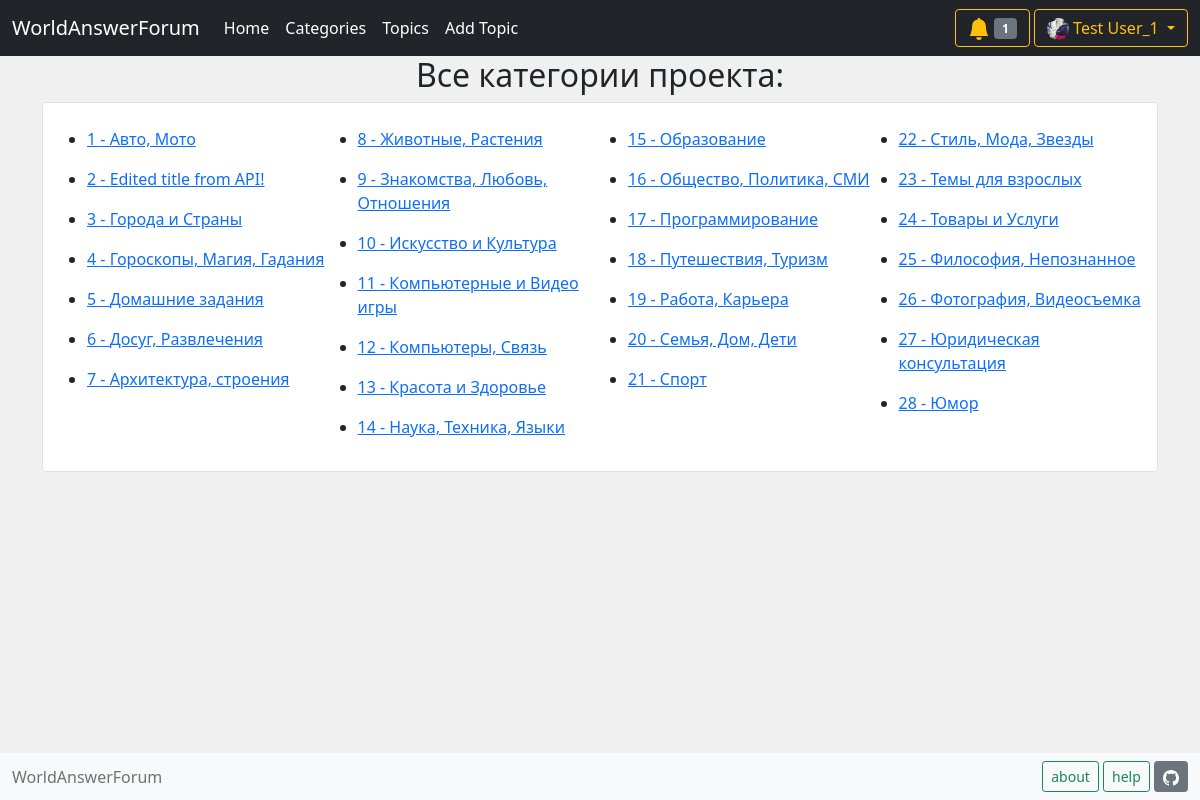
Page /categories (signed in) on the committed database.
### data/user.py (models this page shows, shortened)
class User(SqlAlchemyBase, UserMixin, SerializerMixin):
    __tablename__ = 'users'
    id = sqlalchemy.Column(
        sqlalchemy.Integer, autoincrement=True,
        primary_key=True, nullable=False)
    name = sqlalchemy.Column(sqlalchemy.String, nullable=False)
    email = sqlalchemy.Column(
        sqlalchemy.String, index=True, unique=True, nullable=True)
    hashed_password = sqlalchemy.Column(
        sqlalchemy.String, nullable=False)
    role_id = sqlalchemy.Column(
        sqlalchemy.Integer, sqlalchemy.ForeignKey('roles.id'), default=1)
    about = sqlalchemy.Column(sqlalchemy.String)
    area = sqlalchemy.Column(sqlalchemy.String)
    profile_img = sqlalchemy.Column(sqlalchemy.String)
    apikey = sqlalchemy.Column(sqlalchemy.String, unique=True)
    role = orm.relation('Role')
    notifies = orm.relation('Notify', back_populates='user', lazy='subquery')

### data/category.py (models this page shows, shortened)
class Category(SqlAlchemyBase, SerializerMixin):
    __tablename__ = 'category'
    id = sqlalchemy.Column(
        sqlalchemy.Integer, autoincrement=True,
        primary_key=True, nullable=False)
    title = sqlalchemy.Column(
        sqlalchemy.String, unique=True, nullable=False)

### main.py (the view)
@app.route("/categories")
def all_categories():
    db_sess = db_session.create_session()
    categories = list(db_sess.query(Category).all())
    four_category_lists = \
        [categories[len(categories) // 4 * i:len(categories) // 4 * (i + 1)]
         for i in range(4)]
    return render_template(
        "categories.html",
        four_category_lists=four_category_lists)

### data/db_session.py (called while the page is built)
def create_session() -> Session:
    global __factory
    return __factory()

### main.py (called while the page is built)
@login_manager.user_loader
def load_user(user_id):
    db_sess = db_session.create_session()
    return db_sess.query(User).get(user_id)

def get_notifies_num():
    db_sess = db_session.create_session()
    notifies = db_sess.query(Notify).filter(
        Notify.user_id == current_user.id)
    return len(list(notifies))

### templates/categories.html
{% extends "base.html" %}
{% block content %}
<h2 style="text-align: center;">Все категории проекта:</h2>
<div class="col-md6 border rounded" style="background-color: #fff;border: 1px solid #e0e0e0;">
    <ul>
        <div class="container">
            <div class="row">
                {% for category_list in four_category_lists %}
                <div class="col-sm"><br>
                    {% for category in category_list %}
                    <li>
                        <div class="sidenav">
                            <p><a href="/topics/{{ category.id }}">
                                {{ category.id }} - {{ category.title }}
                            </a></p>
                        </div>
                    </li>
                    {% endfor %}
                </div>
                {% endfor %}
            </div>
        </div>
    </ul>
</div>
{% endblock %}

### templates/base.html (shortened to what this page needs)
<!DOCTYPE html>
<html lang="en">
<head>
    <link href="https://cdn.jsdelivr.net/npm/bootstrap@5.0.0-beta1/dist/css/bootstrap.min.css"
          rel="stylesheet"
>
</head>
<body>
    {% set title = "WorldAnswerForum" %}
    <header>
        <nav class="navbar navbar-expand-lg navbar-dark bg-dark">
          <div class="container-fluid">
            <a class="navbar-brand" href="/">{{ title }}</a>
            <div class="collapse navbar-collapse" id="navbarSupportedContent">
              <ul class="navbar-nav me-auto my-2 my-lg-0 navbar-nav-scroll" style="--bs-scroll-height: 100px;">
                <li class="nav-item">
                  <a class="nav-link active" aria-current="page" href="/">Home</a>
                </li>
                <li class="nav-item">
                  <a class="nav-link active" href="/categories">Categories</a>
                </li>
                <li class="nav-item">
                  <a class="nav-link active" href="/topics/0">Topics</a>
                </li>
                <li class="nav-item">
                  {% if current_user.is_authenticated %}
                  <a class="nav-link active" href="/add_topic">Add Topic</a>
                  {% else %}
                  <a class="nav-link active" href="/login">Add Topic</a>
                  {% endif %}
                </li>
              </ul>
              <form class="d-flex">
                {% if current_user.is_authenticated %}
                <div class="btn-group"><div>
                  <button type="button" class="btn btn-outline-warning" data-bs-toggle="dropdown" data-bs-display="static" aria-expanded="false">
                    {% if current_user.notifies %}
                    <svg xmlns="http://www.w3.org/2000/svg" width="22" height="22" fill="currentColor" class="bi bi-bell-fill" viewBox="0 0 16 16">
                      <path d="M8 16a2 2 0 0 0 2-2H6a2 2 0 0 0 2 2zm.995-14.901a1 1 0 1 0-1.99 0A5.002 5.002 0 0 0 3 6c0 1.098-.5 6-2 7h14c-1.5-1-2-5.902-2-7 0-2.42-1.72-4.44-4.005-4.901z"/>
                    </svg>
                      <span class="badge bg-secondary">{{ get_notifies_num() }}</span>
                    {% endif %}
                  </button>
                  <button type="button" class="btn btn-outline-warning dropdown-toggle" data-bs-toggle="dropdown" data-bs-display="static" aria-expanded="false">
                    {% if current_user.profile_img %}
                    <img src="/{{ current_user.profile_img }}" width="22" height="22" style="border-radius: 100px;">
                    {% else %}
                    <img src="https://encrypted-tbn0.gstatic.com/images?q=tbn:ANd9GcRxmwWDfc034Ea1LFCRRg__dQtvJQBpkRAKgA&usqp=CAU" width="22" height="22" style="border-radius: 100px;">
                    {% endif %}
                    {{ current_user.name }}
                  </button>
                </div></div>
                {% else %}
                <div>
                  <a class="btn btn-outline-info" href="/register">Register</a>
                  <a class="btn btn-outline-warning" href="/login">Log in</a>
                </div>
                {% endif %}
              </form>
            </div>
          </div>
        </nav>
    </header>
    <main role="main" class="container">
        {% block content %}{% endblock %}
    </main>
    <nav class="navbar fixed-bottom navbar-light bg-light">
      <div class="container-fluid">
        <div>
          <span class="navbar-text">
              {{ title }}
          </span>
         </div>
        <div>
          <button type="button" class="btn btn-outline-success btn-sm" data-bs-toggle="modal" data-bs-target="#AboutModal">
            about
          </button>
          <a class="btn btn-outline-success btn-sm" href="/question">help</a>
          <a class="btn btn-secondary btn-sm" href="https://github.com/Hamjoshua/YL_Flask_Project">
          </a>
        </div>
      </div>
    </nav>
</body>
</html>

### templates/base.html (style rules this page uses)
body { background-color: #f0f0f0; }

### rows in the picture
User: id "1", profile_img (picture), name "Test User_1"
Category: id "1", title "Авто, Мото"
Category: id "2", title "Edited title from API!"
Category: id "3", title "Города и Страны"
Category: id "4", title "Гороскопы, Магия, Гадания"
Category: id "5", title "Домашние задания"
Category: id "6", title "Досуг, Развлечения"
Category: id "7", title "Архитектура, строения"
Category: id "8", title "Животные, Растения"
Category: id "9", title "Знакомства, Любовь, Отношения"
Category: id "10", title "Искусство и Культура"
Category: id "11", title "Компьютерные и Видео игры"
Category: id "12", title "Компьютеры, Связь"
Category: id "13", title "Красота и Здоровье"
Category: id "14", title "Наука, Техника, Языки"
Category: id "15", title "Образование"
Category: id "16", title "Общество, Политика, СМИ"
Category: id "17", title "Программирование"
Category: id "18", title "Путешествия, Туризм"
Category: id "19", title "Работа, Карьера"
Category: id "20", title "Семья, Дом, Дети"
Category: id "21", title "Спорт"
Category: id "22", title "Стиль, Мода, Звезды"
Category: id "23", title "Темы для взрослых"
Category: id "24", title "Товары и Услуги"
Category: id "25", title "Философия, Непознанное"
Category: id "26", title "Фотография, Видеосъемка"
Category: id "27", title "Юридическая консультация"
Category: id "28", title "Юмор"

### other values in the picture
{{ title }} "WorldAnswerForum"
